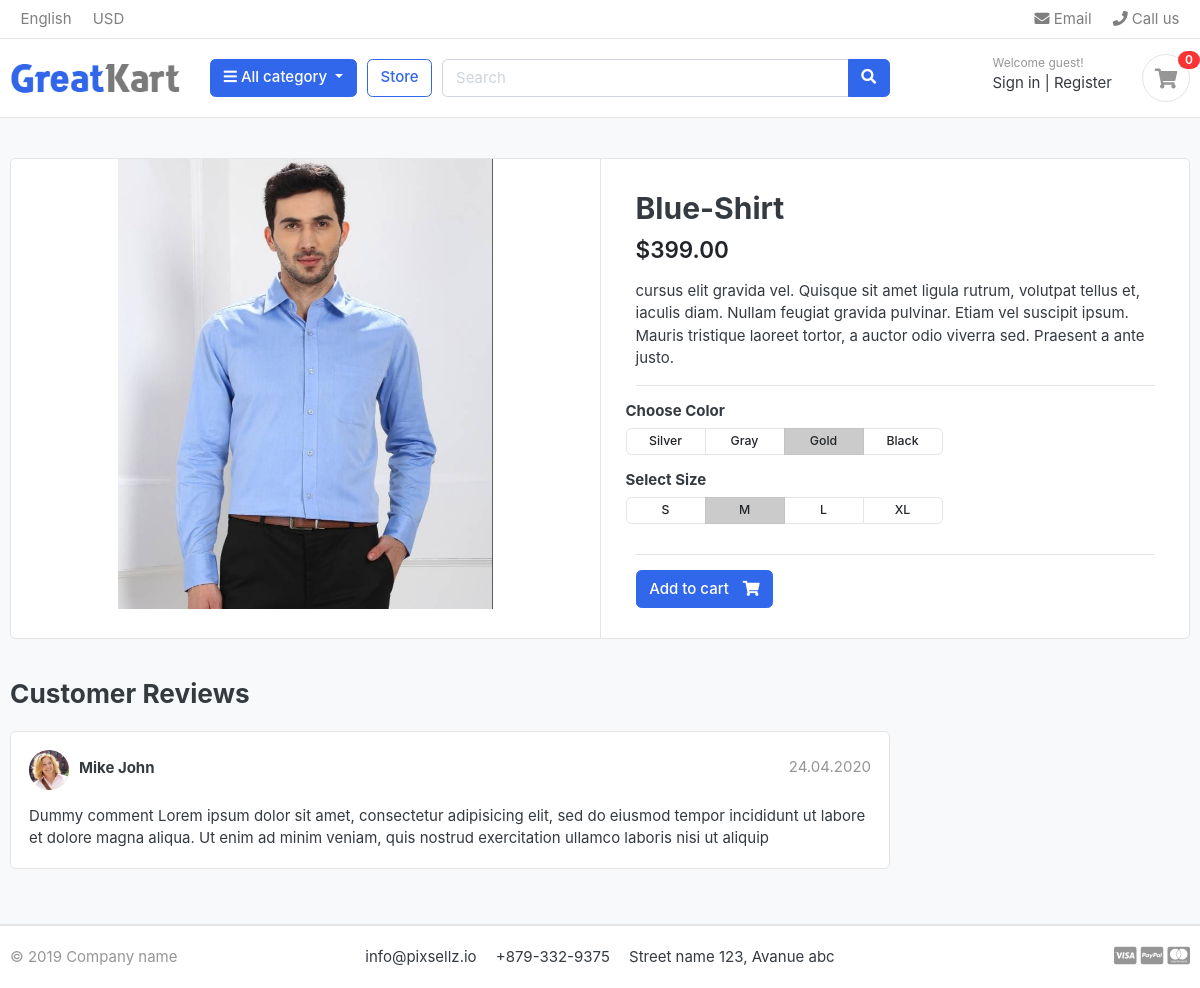
/store/shirts/blue-shirt/, run on an earlier commit of the app's database.
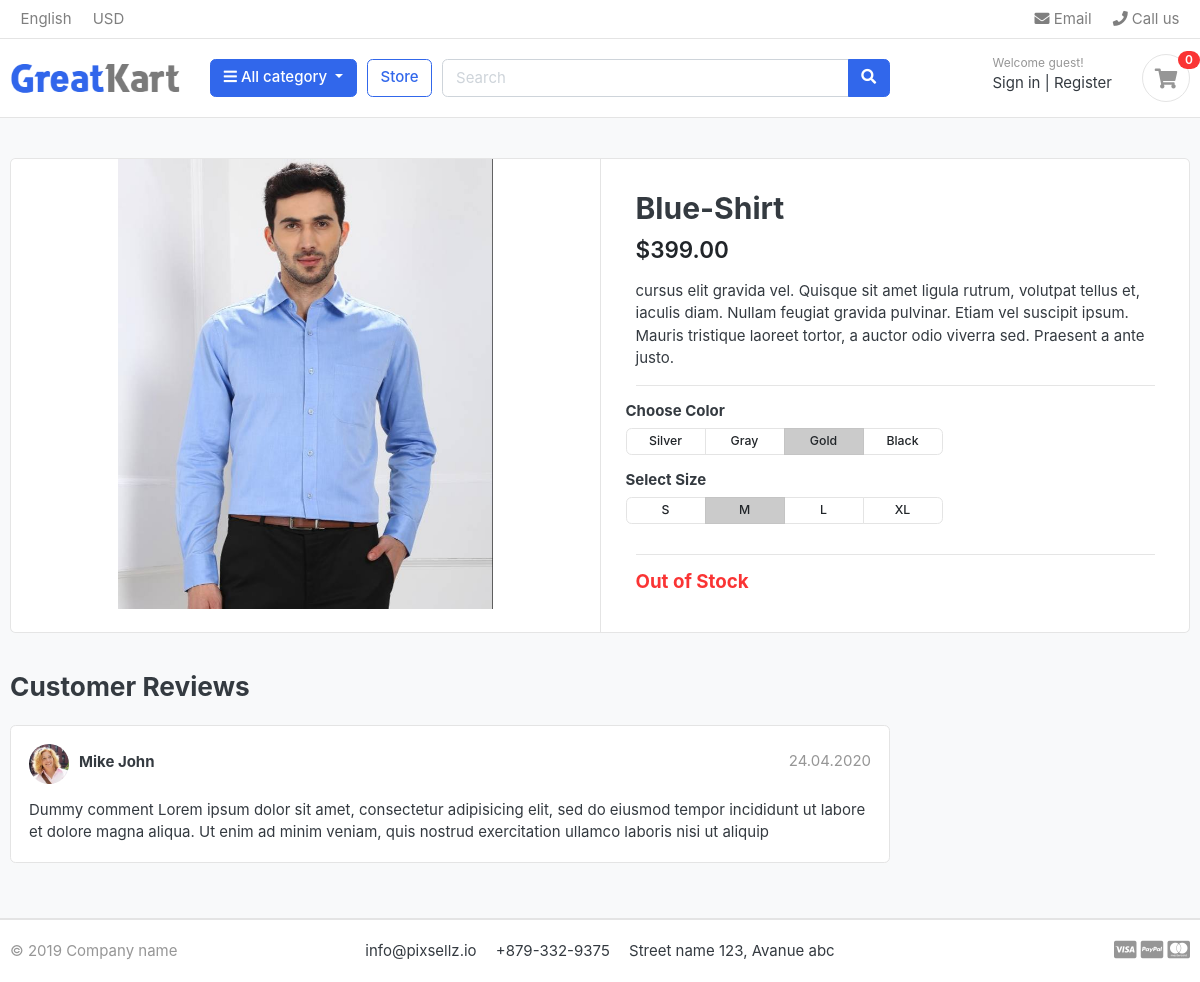
And on a later commit of the database.
### store/views.py (the view)
# urls.py: path('<slug:category_slug>/<slug:product_slug>/', views.product_detail, name = 'product_detail')
def product_detail(request,category_slug, product_slug):
    try:
        single_product = Product.objects.get(category__slug =category_slug, slug = product_slug )
    except Exception as e:
        raise e
    context = {
        'single_product' : single_product,
    }
    return render(request, 'store/product_detail.html',context)

### category/context_processors.py (called while the page is built)
def menu_links(request):
    links = Category.objects.all()
    return dict(links= links)

### category/models.py (called while the page is built)
    def get_url(self):
        return reverse('products_by_category' , args =[self.slug] )

### templates/store/product_detail.html
{% extends 'base.html' %}
{% load static %}
{% block content %}
<section class="section-content padding-y bg">
    <div class="container">
    <div class="card">
        <div class="row no-gutters">
            <aside class="col-md-6">
    <article class="gallery-wrap">
        <div class="img-big-wrap">
           <a href="#"><img src="{{ single_product.images.url}}"></a>
        </div>
    </article>
            </aside>
            <main class="col-md-6 border-left">
    <article class="content-body">
    <h2 class="title">{{single_product.product_name}}</h2>
    <div class="mb-3">
        <var class="price h4">${{single_product.price}}</var>
    </div>
    <p>{{single_product.description}}</p>
    <hr>
        <div class="row">
            <div class="item-option-select">
                <h6>Choose Color</h6>
                <div class="btn-group btn-group-sm btn-group-toggle" data-toggle="buttons">
                  <label class="btn btn-light">
                    <input type="radio" name="radio_color"> Silver
                  </label>
                  <label class="btn btn-light">
                    <input type="radio" name="radio_color" > Gray
                  </label>
                  <label class="btn btn-light active">
                    <input type="radio" name="radio_color checked"> Gold
                  </label>
                  <label class="btn btn-light">
                    <input type="radio" name="radio_color"> Black
                  </label>
                </div>
            </div>
        </div>
        <div class="row">
            <div class="item-option-select">
                <h6>Select Size</h6>
                <div class="btn-group btn-group-sm btn-group-toggle" data-toggle="buttons">
                  <label class="btn btn-light">
                    <input type="radio" name="radio_color"> S
                  </label>
                  <label class="btn btn-light active">
                    <input type="radio" name="radio_color" checked> M
                  </label>
                  <label class="btn btn-light">
                    <input type="radio" name="radio_color"> L
                  </label>
                  <label class="btn btn-light">
                    <input type="radio" name="radio_color"> XL
                  </label>
                </div>
            </div>
        </div>
        <hr>
        {% if single_product.stocks <= 0 %}
          <h5 class = "text-danger"> Out of Stock </h5>
          {% else %}
            <a href="./product-detail.html" class="btn  btn-primary"> <span class="text">Add to cart</span> <i class="fas fa-shopping-cart"></i>  </a>
          {% endif %}
    </article>
            </main>
        </div>
    </div>
    <br>
    <div class="row">
                <div class="col-md-9">
        <header class="section-heading">
            <h3>Customer Reviews </h3>
        </header>
        <article class="box mb-3">
            <div class="icontext w-100">
                <img src="{% static './images/avatars/avatar1.jpg' %}" class="img-xs icon rounded-circle">
                <div class="text">
                    <span class="date text-muted float-md-right">24.04.2020 </span>
                    <h6 class="mb-1">Mike John </h6>
                </div>
            </div>
            <div class="mt-3">
                <p>
                    Dummy comment Lorem ipsum dolor sit amet, consectetur adipisicing elit, sed do eiusmod
                    tempor incididunt ut labore et dolore magna aliqua. Ut enim ad minim veniam,
                    quis nostrud exercitation ullamco laboris nisi ut aliquip
                </p>
            </div>
        </article>
        </div>
    </div>
    </div>
    </section>
</body>
</html>
{% endblock %}

What changed in the data, as far as the page shows it:
changed Product "Blue-Shirt": stocks 20 → 0 (drawn)
Also different on the page:
text no longer shown: "Add to cart"
text now shown: "Out of Stock"
